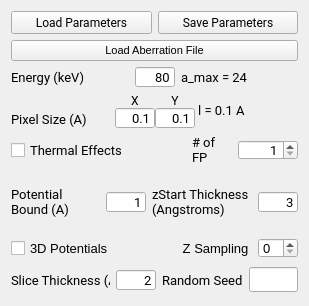
                   <widget class="QWidget" name="scrollAreaWidgetContents_5">
                    <property name="geometry">
                     <rect>
                      <x>0</x>
                      <y>0</y>
                      <width>309</width>
                      <height>274</height>
                     </rect>
                    </property>
                    <layout class="QVBoxLayout" name="verticalLayout_13">
                     <item>
                      <layout class="QHBoxLayout" name="horizontalLayout_33">
                       <item>
                        <widget class="QPushButton" name="btn_loadParams">
                         <property name="font">
                          <font>
                           <family>Roboto</family>
                          </font>
                         </property>
                         <property name="text">
                          <string>Load Parameters</string>
                         </property>
                        </widget>
                       </item>
                       <item>
                        <widget class="QPushButton" name="btn_saveParams">
                         <property name="font">
                          <font>
                           <family>Roboto</family>
                          </font>
                         </property>
                         <property name="text">
                          <string>Save Parameters</string>
                         </property>
                        </widget>
                       </item>
                      </layout>
                     </item>
                     <item>
                      <widget class="QPushButton" name="btn_loadAbFile">
                       <property name="minimumSize">
                        <size>
                         <width>120</width>
                         <height>0</height>
                        </size>
                       </property>
                       <property name="font">
                        <font>
                         <pointsize>8</pointsize>
                        </font>
                       </property>
                       <property name="text">
                        <string>Load Aberration File</string>
                       </property>
                      </widget>
                     </item>
                     <item>
                      <layout class="QHBoxLayout" name="horizontalLayout_9">
                       <item>
                        <widget class="QLabel" name="lbl_E0">
                         <property name="sizePolicy">
                          <sizepolicy hsizetype="Preferred" vsizetype="Minimum">
                           <horstretch>0</horstretch>
                           <verstretch>0</verstretch>
                          </sizepolicy>
                         </property>
                         <property name="font">
                          <font>
                           <family>Roboto</family>
                           <pointsize>10</pointsize>
                          </font>
                         </property>
                         <property name="text">
                          <string>Energy (keV)</string>
                         </property>
                        </widget>
                       </item>
                       <item>
                        <widget class="QLineEdit" name="lineEdit_E0">
                         <property name="sizePolicy">
                          <sizepolicy hsizetype="Minimum" vsizetype="Minimum">
                           <horstretch>0</horstretch>
                           <verstretch>0</verstretch>
                          </sizepolicy>
                         </property>
                         <property name="minimumSize">
                          <size>
                           <width>40</width>
                           <height>20</height>
                          </size>
                         </property>
                         <property name="maximumSize">
                          <size>
                           <width>30</width>
                           <height>20</height>
                          </size>
                         </property>
                         <property name="font">
                          <font>
                           <family>Roboto</family>
                           <pointsize>10</pointsize>
                          </font>
                         </property>
                         <property name="text">
                          <string>80</string>
                         </property>
                         <property name="alignment">
                          <set>Qt::AlignRight|Qt::AlignTrailing|Qt::AlignVCenter</set>
                         </property>
                        </widget>
                       </item>
                       <item>
                        <widget class="QLabel" name="lbl_alphaMax">
                         <property name="sizePolicy">
                          <sizepolicy hsizetype="Preferred" vsizetype="Minimum">
                           <horstretch>0</horstretch>
                           <verstretch>0</verstretch>
                          </sizepolicy>
                         </property>
                         <property name="font">
                          <font>
                           <family>Roboto</family>
                           <pointsize>10</pointsize>
                          </font>
                         </property>
                         <property name="text">
                          <string>a_max = 24</string>
                         </property>
                         <property name="alignment">
                          <set>Qt::AlignLeading|Qt::AlignLeft|Qt::AlignVCenter</set>
                         </property>
                        </widget>
                       </item>
                      </layout>
                     </item>
                     <item>
                      <layout class="QHBoxLayout" name="horizontalLayout_8">
                       <property name="spacing">
                        <number>0</number>
                       </property>
                       <item>
                        <layout class="QVBoxLayout" name="verticalLayout_38">
                         <item>
                          <widget class="QLabel" name="label_47">
                           <property name="font">
                            <font>
                             <family>Roboto</family>
                            </font>
                           </property>
                           <property name="text">
                            <string/>
                           </property>
                          </widget>
                         </item>
                         <item>
                          <widget class="QLabel" name="lbl_pixelSize">
                           <property name="sizePolicy">
                            <sizepolicy hsizetype="Preferred" vsizetype="Minimum">
                             <horstretch>0</horstretch>
                             <verstretch>0</verstretch>
                            </sizepolicy>
                           </property>
                           <property name="font">
                            <font>
                             <family>Roboto</family>
                             <pointsize>10</pointsize>
                            </font>
                           </property>
                           <property name="text">
                            <string>Pixel Size (A)</string>
                           </property>
                           <property name="wordWrap">
                            <bool>true</bool>
                           </property>
                          </widget>
                         </item>
                        </layout>
                       </item>
                       <item>
                        <layout class="QVBoxLayout" name="verticalLayout_39">
                         <item>
                          <widget class="QLabel" name="label_49">
                           <property name="font">
                            <font>
                             <family>Roboto</family>
                            </font>
                           </property>
                           <property name="text">
                            <string>X</string>
                           </property>
                           <property name="alignment">
                            <set>Qt::AlignCenter</set>
                           </property>
                          </widget>
                         </item>
                         <item>
                          <widget class="QLineEdit" name="lineEdit_pixelSizeX">
                           <property name="sizePolicy">
                            <sizepolicy hsizetype="Minimum" vsizetype="Minimum">
                             <horstretch>0</horstretch>
                             <verstretch>0</verstretch>
                            </sizepolicy>
                           </property>
                           <property name="minimumSize">
                            <size>
                             <width>40</width>
                             <height>20</height>
                            </size>
                           </property>
                           <property name="maximumSize">
                            <size>
                             <width>30</width>
                             <height>20</height>
                            </size>
                           </property>
                           <property name="font">
                            <font>
                             <family>Roboto</family>
                             <pointsize>10</pointsize>
                            </font>
                           </property>
                           <property name="text">
                            <string>0.1</string>
                           </property>
                           <property name="alignment">
                            <set>Qt::AlignRight|Qt::AlignTrailing|Qt::AlignVCenter</set>
                           </property>
                          </widget>
                         </item>
                        </layout>
                       </item>
                       <item>
                        <layout class="QVBoxLayout" name="verticalLayout_41">
                         <item>
                          <widget class="QLabel" name="label_50">
                           <property name="font">
                            <font>
                             <family>Roboto</family>
                            </font>
                           </property>
                           <property name="text">
                            <string>Y</string>
                           </property>
                           <property name="alignment">
                            <set>Qt::AlignCenter</set>
                           </property>
                          </widget>
                         </item>
                         <item>
                          <widget class="QLineEdit" name="lineEdit_pixelSizeY">
                           <property name="sizePolicy">
                            <sizepolicy hsizetype="Minimum" vsizetype="Minimum">
                             <horstretch>0</horstretch>
                             <verstretch>0</verstretch>
                            </sizepolicy>
                           </property>
                           <property name="minimumSize">
                            <size>
                             <width>40</width>
                             <height>20</height>
                            </size>
                           </property>
                           <property name="maximumSize">
                            <size>
                             <width>30</width>
                             <height>20</height>
                            </size>
                           </property>
                           <property name="font">
                            <font>
                             <family>Roboto</family>
                             <pointsize>10</pointsize>
                            </font>
                           </property>
                           <property name="text">
                            <string>0.1</string>
                           </property>
                           <property name="alignment">
                            <set>Qt::AlignRight|Qt::AlignTrailing|Qt::AlignVCenter</set>
                           </property>
                          </widget>
                         </item>
                        </layout>
                       </item>
                       <item>
                        <widget class="QLabel" name="lbl_lambda">
                         <property name="sizePolicy">
                          <sizepolicy hsizetype="Preferred" vsizetype="Minimum">
                           <horstretch>0</horstretch>
                           <verstretch>0</verstretch>
                          </sizepolicy>
                         </property>
                         <property name="font">
                          <font>
                           <family>Roboto</family>
                           <pointsize>10</pointsize>
                          </font>
                         </property>
                         <property name="text">
                          <string> l = 0.1 A</string>
                         </property>
                         <property name="alignment">
                          <set>Qt::AlignLeading|Qt::AlignLeft|Qt::AlignVCenter</set>
                         </property>
                        </widget>
                       </item>
                      </layout>
                     </item>
                     <item>
                      <layout class="QHBoxLayout" name="horizontalLayout_16">
                       <item>
                        <widget class="QCheckBox" name="checkBox_thermalEffects">
                         <property name="sizePolicy">
                          <sizepolicy hsizetype="MinimumExpanding" vsizetype="MinimumExpanding">
                           <horstretch>0</horstretch>
                           <verstretch>0</verstretch>
                          </sizepolicy>
                         </property>
                         <property name="font">
                          <font>
                           <family>Roboto</family>
                           <pointsize>10</pointsize>
                          </font>
                         </property>
                         <property name="focusPolicy">
                          <enum>Qt::NoFocus</enum>
                         </property>
                         <property name="text">
                          <string>Thermal Effects</string>
                         </property>
                        </widget>
                       </item>
                       <item>
                        <layout class="QHBoxLayout" name="horizontalLayout_51"/>
                       </item>
                       <item>
                        <widget class="QLabel" name="lbl_numfp_2">
                         <property name="sizePolicy">
                          <sizepolicy hsizetype="Preferred" vsizetype="Minimum">
                           <horstretch>0</horstretch>
                           <verstretch>0</verstretch>
                          </sizepolicy>
                         </property>
                         <property name="minimumSize">
                          <size>
                           <width>40</width>
                           <height>0</height>
                          </size>
                         </property>
                         <property name="maximumSize">
                          <size>
                           <width>60</width>
                           <height>16777215</height>
                          </size>
                         </property>
                         <property name="font">
                          <font>
                           <family>Roboto</family>
                           <pointsize>10</pointsize>
                          </font>
                         </property>
                         <property name="text">
                          <string># of FP</string>
                         </property>
                         <property name="alignment">
                          <set>Qt::AlignLeading|Qt::AlignLeft|Qt::AlignVCenter</set>
                         </property>
                         <property name="wordWrap">
                          <bool>true</bool>
                         </property>
                        </widget>
                       </item>
                       <item>
                        <widget class="QSpinBox" name="spinBox_numFP">
                         <property name="enabled">
                          <bool>true</bool>
                         </property>
                         <property name="sizePolicy">
                          <sizepolicy hsizetype="Minimum" vsizetype="Minimum">
                           <horstretch>0</horstretch>
                           <verstretch>0</verstretch>
                          </sizepolicy>
                         </property>
                         <property name="maximumSize">
                          <size>
                           <width>60</width>
                           <height>20</height>
                          </size>
                         </property>
                         <property name="baseSize">
                          <size>
                           <width>0</width>
                           <height>0</height>
                          </size>
                         </property>
                         <property name="font">
                          <font>
                           <family>Roboto</family>
                           <pointsize>10</pointsize>
                          </font>
                         </property>
                         <property name="alignment">
                          <set>Qt::AlignRight|Qt::AlignTrailing|Qt::AlignVCenter</set>
                         </property>
                         <property name="minimum">
                          <number>1</number>
                         </property>
                         <property name="maximum">
                          <number>999999</number>
                         </property>
                        </widget>
                       </item>
                      </layout>
                     </item>
                     <item>
                      <layout class="QHBoxLayout" name="horizontalLayout_10">
                       <item>
                        <widget class="QLabel" name="lbl_potBound">
                         <property name="sizePolicy">
                          <sizepolicy hsizetype="Preferred" vsizetype="Minimum">
                           <horstretch>0</horstretch>
                           <verstretch>0</verstretch>
                          </sizepolicy>
                         </property>
                         <property name="minimumSize">
                          <size>
                           <width>0</width>
                           <height>0</height>
                          </size>
                         </property>
                         <property name="maximumSize">
                          <size>
                           <width>150</width>
                           <height>16777215</height>
                          </size>
                         </property>
                         <property name="font">
                          <font>
                           <family>Roboto</family>
                           <pointsize>10</pointsize>
                          </font>
                         </property>
                         <property name="text">
                          <string>Potential Bound (A)</string>
                         </property>
                         <property name="wordWrap">
                          <bool>true</bool>
                         </property>
                        </widget>
                       </item>
                       <item>
                        <widget class="QLineEdit" name="lineEdit_potbound">
                         <property name="sizePolicy">
                          <sizepolicy hsizetype="Minimum" vsizetype="Minimum">
                           <horstretch>0</horstretch>
                           <verstretch>0</verstretch>
                          </sizepolicy>
                         </property>
                         <property name="minimumSize">
                          <size>
                           <width>40</width>
                           <height>20</height>
                          </size>
                         </property>
                         <property name="maximumSize">
                          <size>
                           <width>20</width>
                           <height>20</height>
                          </size>
                         </property>
                         <property name="font">
                          <font>
                           <family>Roboto</family>
                           <pointsize>10</pointsize>
                          </font>
                         </property>
                         <property name="text">
                          <string>1</string>
                         </property>
                         <property name="alignment">
                          <set>Qt::AlignRight|Qt::AlignTrailing|Qt::AlignVCenter</set>
                         </property>
                        </widget>
                       </item>
                       <item>
                        <layout class="QHBoxLayout" name="horizontalLayout_50">
                         <item>
                          <widget class="QLabel" name="lbl_zStart_2">
                           <property name="sizePolicy">
                            <sizepolicy hsizetype="Preferred" vsizetype="Minimum">
                             <horstretch>0</horstretch>
                             <verstretch>0</verstretch>
                            </sizepolicy>
                           </property>
                           <property name="minimumSize">
                            <size>
                             <width>100</width>
                             <height>60</height>
                            </size>
                           </property>
                           <property name="font">
                            <font>
                             <family>Roboto</family>
                             <pointsize>10</pointsize>
                            </font>
                           </property>
                           <property name="text">
                            <string>zStart Thickness (Angstroms)</string>
                           </property>
                           <property name="wordWrap">
                            <bool>true</bool>
                           </property>
                          </widget>
                         </item>
                         <item>
                          <widget class="QLineEdit" name="lineEdit_zStart_2">
                           <property name="sizePolicy">
                            <sizepolicy hsizetype="Minimum" vsizetype="Minimum">
                             <horstretch>0</horstretch>
                             <verstretch>0</verstretch>
                            </sizepolicy>
                           </property>
                           <property name="minimumSize">
                            <size>
                             <width>40</width>
                             <height>20</height>
                            </size>
                           </property>
                           <property name="maximumSize">
                            <size>
                             <width>40</width>
                             <height>20</height>
                            </size>
                           </property>
                           <property name="font">
                            <font>
                             <family>Roboto</family>
                             <pointsize>10</pointsize>
                            </font>
                           </property>
                           <property name="text">
                            <string>3</string>
                           </property>
                           <property name="alignment">
                            <set>Qt::AlignRight|Qt::AlignTrailing|Qt::AlignVCenter</set>
                           </property>
                          </widget>
                         </item>
                        </layout>
                       </item>
                      </layout>
                     </item>
                     <item>
                      <layout class="QHBoxLayout" name="horizontalLayout_42">
                       <item>
                        <widget class="QCheckBox" name="checkBox_potential3D">
                         <property name="font">
                          <font>
                           <pointsize>10</pointsize>
                          </font>
                         </property>
                         <property name="text">
                          <string>3D Potentials</string>
                         </property>
                        </widget>
                       </item>
                       <item>
                        <widget class="QLabel" name="label_82">
                         <property name="font">
                          <font>
                           <pointsize>10</pointsize>
                          </font>
                         </property>
                         <property name="text">
                          <string>Z Sampling </string>
                         </property>
                         <property name="alignment">
                          <set>Qt::AlignRight|Qt::AlignTrailing|Qt::AlignVCenter</set>
                         </property>
                        </widget>
                       </item>
                       <item>
                        <widget class="QSpinBox" name="spinBox_zSampling">
                         <property name="maximumSize">
                          <size>
                           <width>40</width>
                           <height>20</height>
                          </size>
                         </property>
                         <property name="font">
                          <font>
                           <pointsize>10</pointsize>
                          </font>
                         </property>
                        </widget>
                       </item>
                      </layout>
                     </item>
                     <item>
                      <layout class="QHBoxLayout" name="horizontalLayout_11">
                       <item>
                        <widget class="QLabel" name="lbl_sliceThickness">
                         <property name="sizePolicy">
                          <sizepolicy hsizetype="Preferred" vsizetype="Preferred">
                           <horstretch>0</horstretch>
                           <verstretch>0</verstretch>
                          </sizepolicy>
                         </property>
                         <property name="minimumSize">
                          <size>
                           <width>85</width>
                           <height>30</height>
                          </size>
                         </property>
                         <property name="font">
                          <font>
                           <family>Roboto</family>
                           <pointsize>10</pointsize>
                          </font>
                         </property>
                         <property name="text">
                          <string>Slice Thickness (A)</string>
                         </property>
                         <property name="alignment">
                          <set>Qt::AlignLeading|Qt::AlignLeft|Qt::AlignVCenter</set>
                         </property>
                         <property name="wordWrap">
                          <bool>false</bool>
                         </property>
                        </widget>
                       </item>
                       <item>
                        <widget class="QLineEdit" name="lineEdit_sliceThickness">
                         <property name="sizePolicy">
                          <sizepolicy hsizetype="Minimum" vsizetype="Minimum">
                           <horstretch>0</horstretch>
                           <verstretch>0</verstretch>
                          </sizepolicy>
                         </property>
                         <property name="minimumSize">
                          <size>
                           <width>40</width>
                           <height>20</height>
                          </size>
                         </property>
                         <property name="maximumSize">
                          <size>
                           <width>40</width>
                           <height>20</height>
                          </size>
                         </property>
                         <property name="font">
                          <font>
                           <family>Roboto</family>
                           <pointsize>10</pointsize>
                          </font>
                         </property>
                         <property name="text">
                          <string>2</string>
                         </property>
                         <property name="alignment">
                          <set>Qt::AlignRight|Qt::AlignTrailing|Qt::AlignVCenter</set>
                         </property>
                        </widget>
                       </item>
                       <item>
                        <widget class="QLabel" name="label_11">
                         <property name="font">
                          <font>
                           <family>Roboto</family>
                           <pointsize>10</pointsize>
                          </font>
                         </property>
                         <property name="text">
                          <string>Random Seed</string>
                         </property>
                        </widget>
                       </item>
                       <item>
                        <widget class="QLineEdit" name="lineEdit_randomSeed">
                         <property name="minimumSize">
                          <size>
                           <width>20</width>
                           <height>20</height>
                          </size>
                         </property>
                         <property name="maximumSize">
                          <size>
                           <width>60</width>
                           <height>16777215</height>
                          </size>
                         </property>
                         <property name="font">
                          <font>
                           <family>Roboto</family>
                           <pointsize>10</pointsize>
                          </font>
                         </property>
                         <property name="alignment">
                          <set>Qt::AlignRight|Qt::AlignTrailing|Qt::AlignVCenter</set>
                         </property>
                        </widget>
                       </item>
                      </layout>
                     </item>
                    </layout>
                   </widget>
